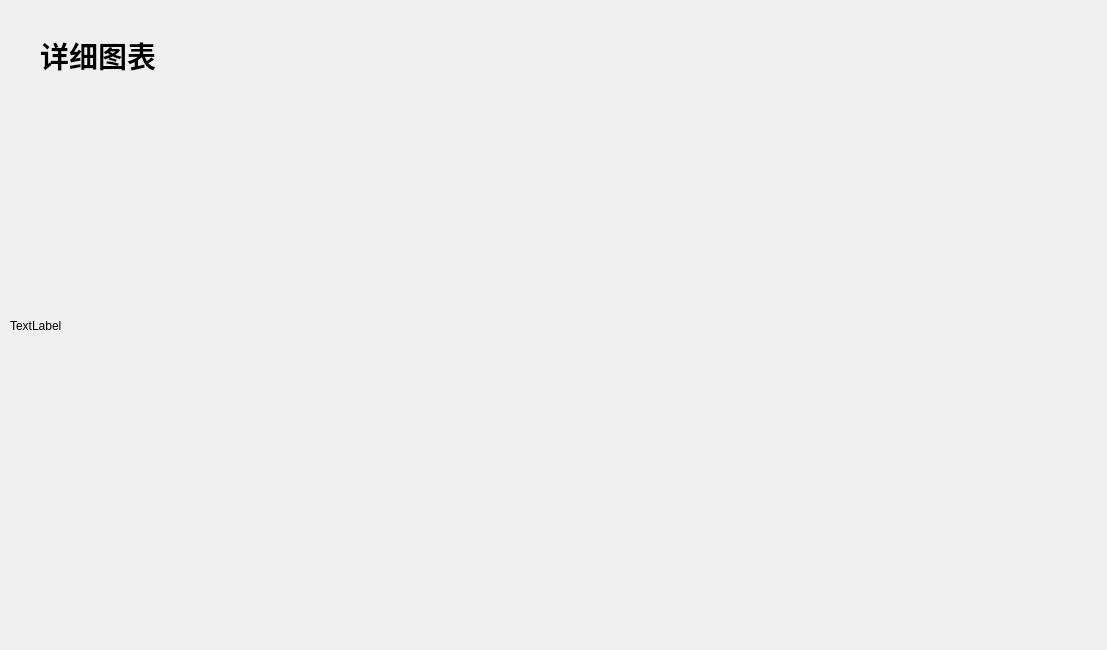
<?xml version="1.0" encoding="UTF-8"?>
<ui version="4.0">
 <class>Form</class>
 <widget class="QWidget" name="Form">
  <property name="geometry">
   <rect>
    <x>0</x>
    <y>0</y>
    <width>1107</width>
    <height>650</height>
   </rect>
  </property>
  <property name="windowTitle">
   <string>Form</string>
  </property>
  <widget class="QLabel" name="label">
   <property name="geometry">
    <rect>
     <x>40</x>
     <y>30</y>
     <width>261</width>
     <height>51</height>
    </rect>
   </property>
   <property name="font">
    <font>
     <family>Arial</family>
     <pointsize>22</pointsize>
     <weight>75</weight>
     <bold>true</bold>
    </font>
   </property>
   <property name="text">
    <string>详细图表</string>
   </property>
  </widget>
  <widget class="QLabel" name="label_table">
   <property name="geometry">
    <rect>
     <x>10</x>
     <y>70</y>
     <width>1011</width>
     <height>511</height>
    </rect>
   </property>
   <property name="text">
    <string>TextLabel</string>
   </property>
  </widget>
 </widget>
 <resources/>
 <connections/>
</ui>
